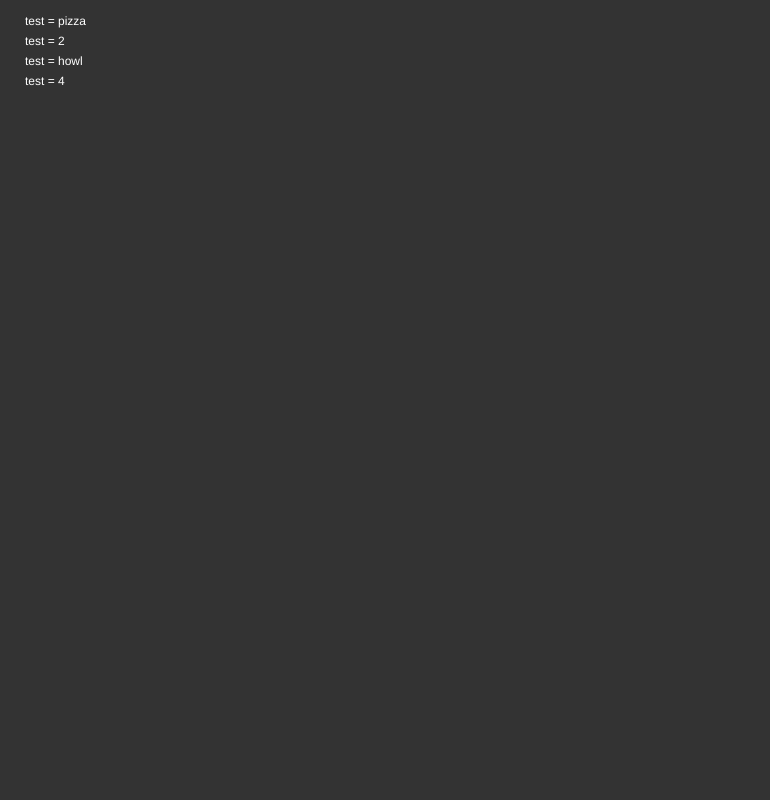
Frame 1 (no input)
Frame 60 (no input): identical to frame 1, image omitted
Frame 120 (the mouse pressed at the canvas centre since frame 60): identical to frame 1, image omitted

The p5.js sketch that drew this single still picture (run headless with seeded random() and noise() and a simulated clock; from frame 60 on, the mouse is pressed at the canvas centre):

// p5.js sketch
// ── sketch.js
var testArray = ["pizza",2,"howl ",4];
var textPos = 25;
var counter = 4;

function setup() {
  createCanvas(770,800);
  background(51);

  for (var i = 0; i < testArray.length; i++) {
    fill(255);
    if (i < counter) {
      text("test = " + testArray[i],25,textPos);
      textPos += 20;
    }

  }
}

function draw() {

}
